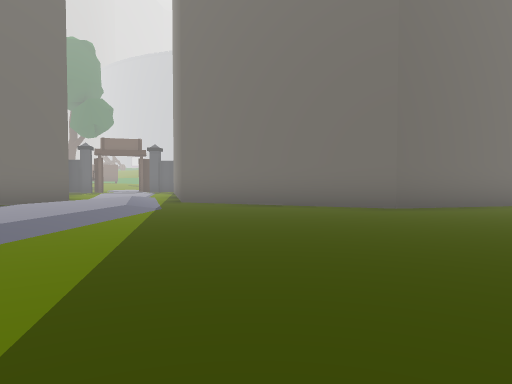
View 1 (above)

18 first-person views from a walk through a 3-D level made in the Unity game engine. The camera is 1.4 m above the floor, tilts 2° down and sees 70° across. The floor is counted in squares, 2.62 m on a side. Each view is taken from the middle of a square. On the plan, view 1 faces up. The plan holds only what a view shows up to about 9 squares ahead; the rest is blank. The place goes on beyond the plan. The player character is not drawn. Some animated figures are left out.

View 2
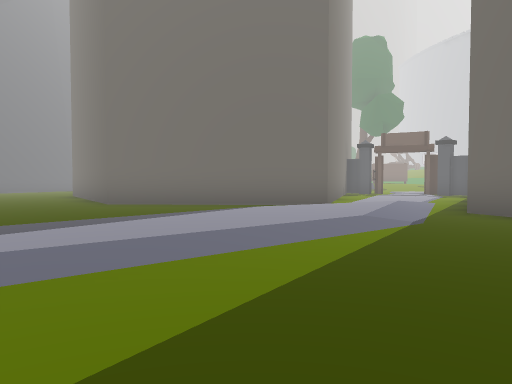

View 3
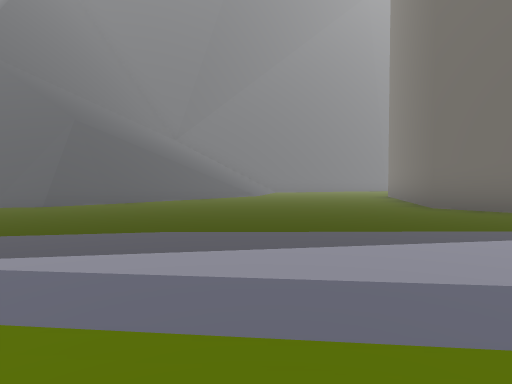

View 4
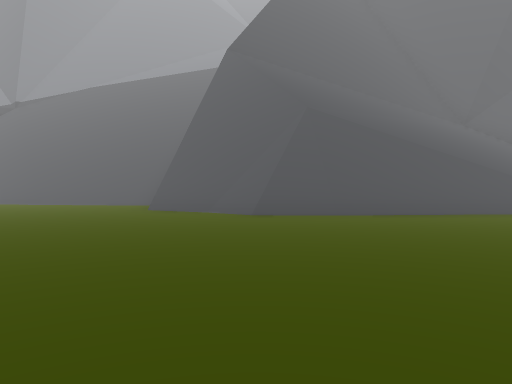

View 5
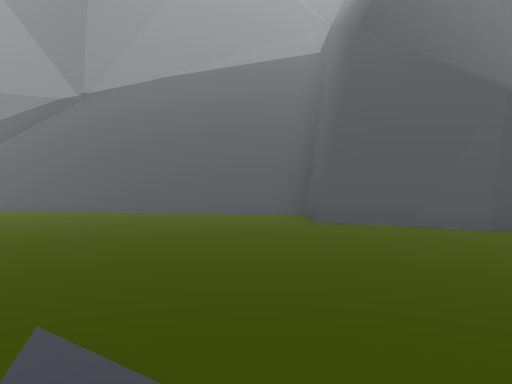

View 6
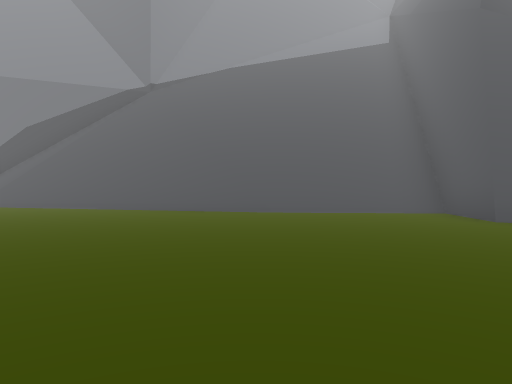

View 7
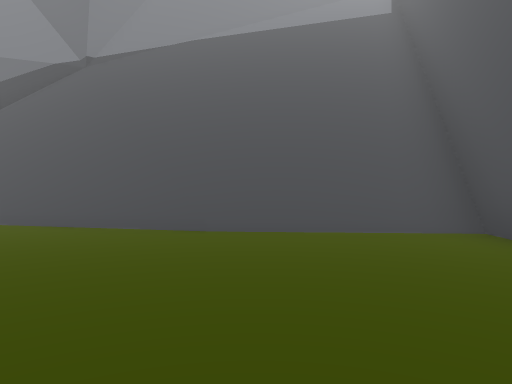

View 8
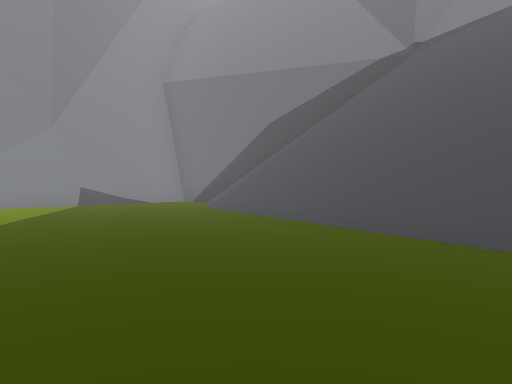

View 9
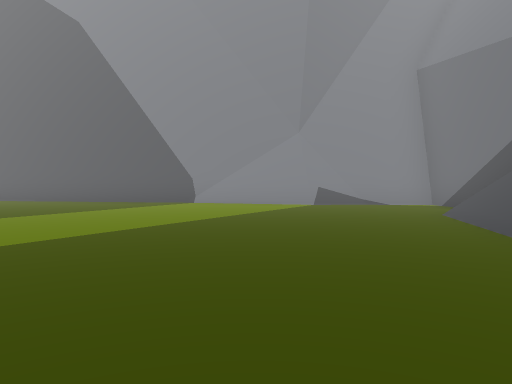

View 10
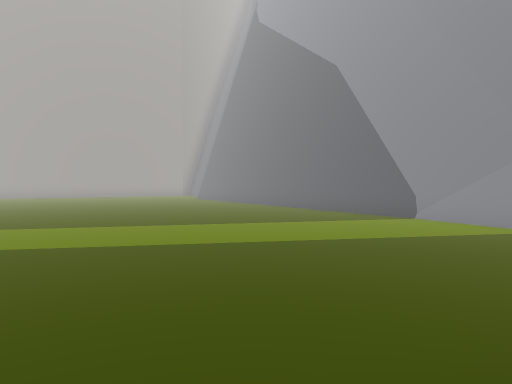

View 11
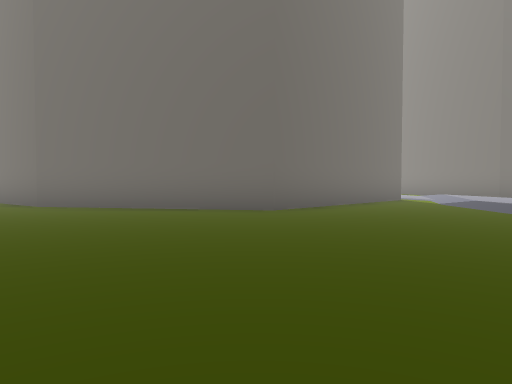

View 12
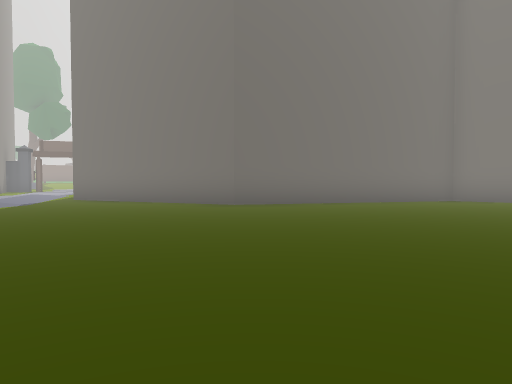

View 13
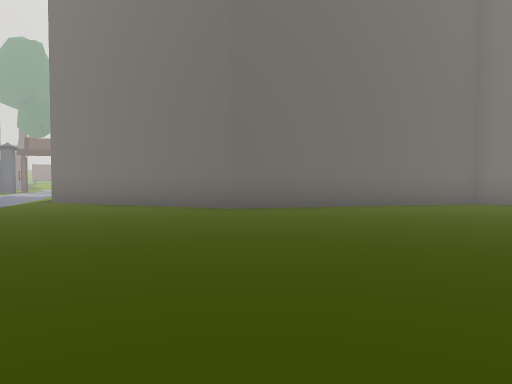

View 14
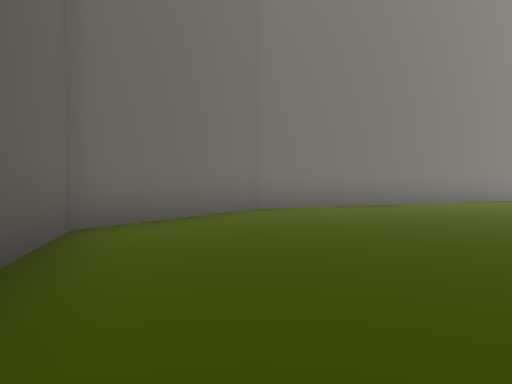

View 15
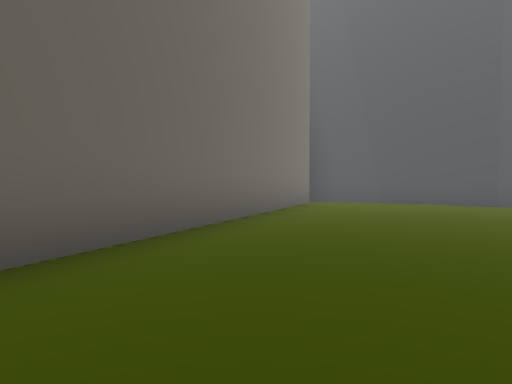

View 16
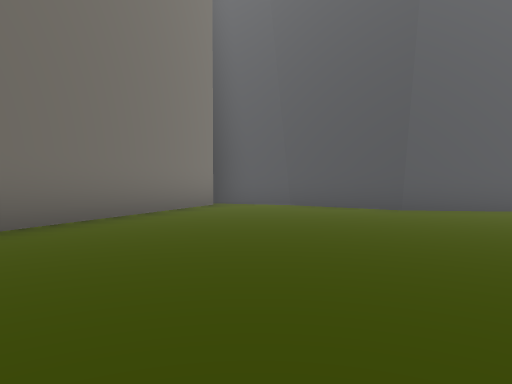

View 17
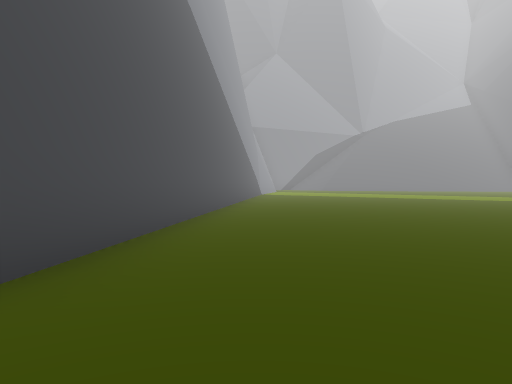

View 18
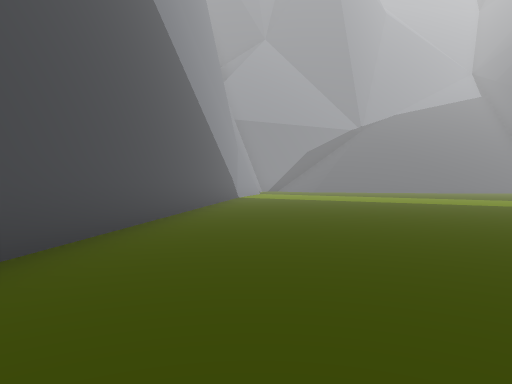

### Floor plan
Key: @ floor where view 1 was taken; # wall or solid block; . main floor; : floor 0.25 m higher than the main floor; + floor 0.5 m higher than the main floor; / step, stairs or slope; ^ raised ledge; v drop or lower ground.
Columns run from 14 left of view 1 to 13 right of it. Each row starts with its distance up from view 1.
 11           ..
 10          #..
  9          #.+##
  8         ##.+.#### ######
  7  ##    ##..+....###....###
  6  .######..:+:............#
  5   .........+:............##
  4   .........+..............#
  3    ........+......... ....#
  2     .......+........  ....##
  1   /........+........  .....#
  0 ///##......+  @ ...   .....#
 -1 ////##.....:   ...    ......
 -2  ////##.....  ...     ......
 -3  ^///v#.....................
 -4   ^//v#...................##
 -5    ^##/.................###
 -6    ^#///...............##
 -7  ^#/////.............###
 -8  ////////...........##
 -9   ////////.........##
-10    ///////.......###
-11     #//////.....##
-12      ^^##//...###
-13         ^##/.##
-14            ###

Positions as (right, up) in squares from view 1, and headings:
1: (0, 0), facing up
2: (0, 2), facing up-left
3: (-1, 2), facing left
4: (-4, 2), facing down-left
5: (-3, -1), facing down-left
6: (-2, -3), facing down-left
7: (-4, -4), facing down-left
8: (-4, -5), facing down
9: (-5, -6), facing down-right
10: (-7, -7), facing right
11: (-8, -1), facing up
12: (3, -1), facing up
13: (3, 0), facing up
14: (4, 6), facing right
15: (9, 4), facing down-right
16: (8, 2), facing down-right
17: (11, -2), facing down-left
18: (9, -3), facing down-left
